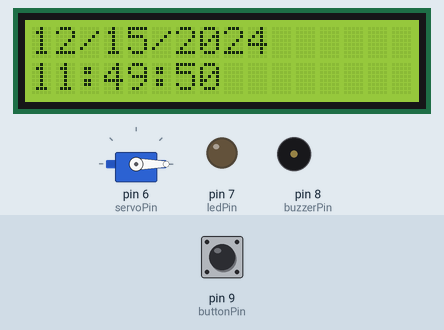
This sketch was run on a simulated Arduino Uno, built with avr-gcc and run on an emulated ATmega328P. On the bench: servo, 16×2 character LCD, output pins drawn as LEDs (lit = HIGH), buzzer (waves = sounding, pin HIGH). The test bench sets the inputs (shaded band); at power-on: pin 9 (buttonPin) HIGH. What the sketch prints to the serial monitor is not drawn.

Above: at 0.1 s.
At 6.1 s:
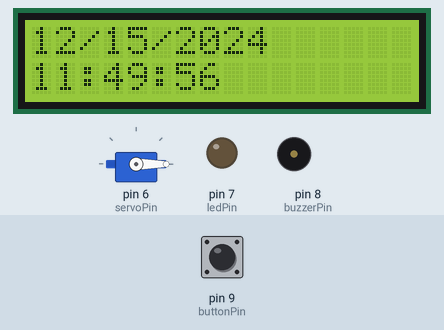
At 11.59 s:
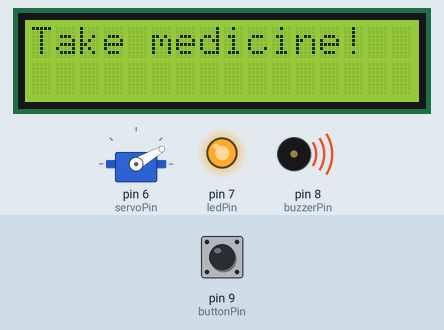
At 16.2 s:
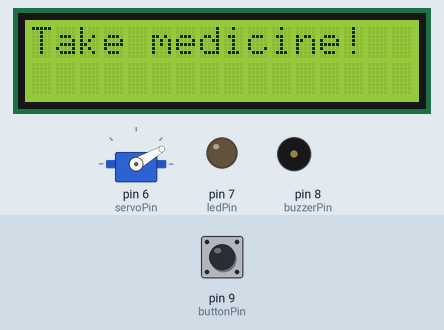
At 27.4 s:
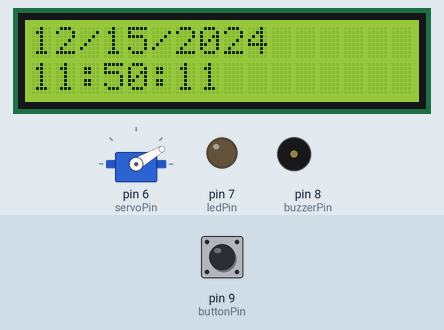
At 38.4 s:
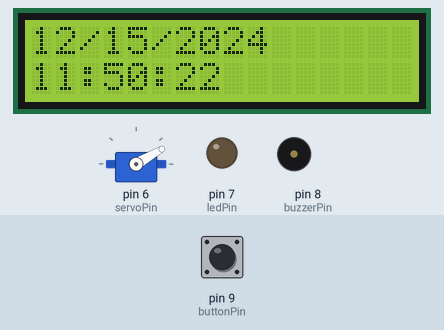
Timing chart, 0 to 39.9 s (numbered marks = the images above):
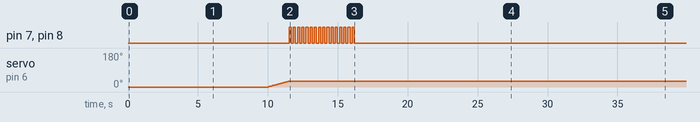

Measured:
- by itself, servo on pin 6 (servoPin): moves from 0° to 30° over 1.5 s
- by itself, pin 7 (ledPin), pin 8 (buzzerPin): LOW → HIGH at 11.5 s, → LOW 0.15 s later, → HIGH 0.15 s later, → LOW 0.15 s later, … (32 changes in this stretch)
- what the display in image 1 shows lasts 1.0 s, from 6.0 s to 7.0 s

The sketch:

arduino-pill-dispenser-code.ino
```cpp
#include <Servo.h>
#include <LiquidCrystal.h>

Servo servo; // create servo object

// constant variables for pins
const int servoPin = 6;
const int buttonPin = 9;
const int ledPin = 7;
const int buzzerPin = 8;

// other variables
int angle = 0;
int angleIncrement = 30;  // default 30 degrees for 12 compartments (360/12 = 30)
int newAngle;
int buttonState;
int movementDelay = 50;
int debounceDelay = 1000;

// time variables
unsigned long previousMillis = 0;  // store last time check
const unsigned long oneSecond = 1000; // number of milliseconds in one second

int year = 2024;
int month = 12;
int day = 15;
int hour = 11;
int minutes = 49;
int seconds = 50;

// initialize the library by associating any needed LCD interface pin
// with the arduino pin number it is connected to
const int rs = 12, en = 11, d4 = 5, d5 = 4, d6 = 3, d7 = 2;
LiquidCrystal lcd(rs, en, d4, d5, d6, d7);

void setup() {
  pinMode(buttonPin, INPUT); // set button pin as input
  pinMode(ledPin, OUTPUT);    // set LED pin as output
  pinMode(buzzerPin, OUTPUT); // set buzzer pin as output
  digitalWrite(ledPin, LOW);  // make sure LED is off
  digitalWrite(buzzerPin, LOW);  // make sure buzzer is off
  servo.attach(servoPin);    // attach servo object to servoPin
  servo.write(angle);        // set servo to initial angle
  Serial.begin(9600);        // initialize serial for debugging

  // set up the LCD's number of columns and rows:
  lcd.begin(16, 2);
}

void loop() {
  updateTime();  // update the current time
  updateLCD();   // display the current date and time on the screen

  buttonState = digitalRead(buttonPin); // read button state
  Serial.println(angle); // print the servo angle for debugging


  if(seconds == 0){               // check for seconds = 0 (one minute intervals)
    newAngle = angle + angleIncrement; // increase angle by increment
    if (newAngle<=180){           // if the new angle is less than or equal to 180, increase angle
    	while(angle < newAngle){    // increase angle until it reaches the new angle
      	angle = angle + 1;        // increase angle by 1
      	servo.write(angle);       // move the servo
        Serial.println(angle);    // print the angle
      	delay(movementDelay);     // delay to slow down movement
    	}
      // flash LED and buzzer
      flashLED(4,150);    // flashLED(number of flashes, delay in milliseconds), see function below
    }
    else{ // if the new angle is greater than 180, reset angle to 0
      while(angle>0){         // decrease angle until it reaches 0
        angle = angle - 1;    // decrease angle by 1
        servo.write(angle);   // move the servo
        Serial.println(angle);// print the angle
        delay(movementDelay); // delay to slow down movement
      }
    }
  }


}

void flashLED(int numFlashes, int flashDelay) {  // alarm function to flash LED and sound buzzer
  lcd.clear();              // clear the LCD screen
  lcd.setCursor(0, 0);      // set cursor to top left
  lcd.print("Take medicine!");  // display message
  for (int i = 0; i < numFlashes; i++) {  // loop to flash LED/buzzer numFlashes times
    digitalWrite(ledPin, HIGH);         // turn LED on
    digitalWrite(buzzerPin, HIGH);      // turn buzzer on
    delay(flashDelay);                 // delay
    digitalWrite(ledPin, LOW);          // turn LED off
    digitalWrite(buzzerPin, LOW);       // turn buzzer off
    delay(flashDelay);
     digitalWrite(ledPin, HIGH);         // turn LED on
    digitalWrite(buzzerPin, HIGH);      // turn buzzer on
    delay(flashDelay);                 // delay
    digitalWrite(ledPin, LOW);          // turn LED off
    digitalWrite(buzzerPin, LOW);       // turn buzzer off
    delay(flashDelay);
     digitalWrite(ledPin, HIGH);         // turn LED on
    digitalWrite(buzzerPin, HIGH);      // turn buzzer on
    delay(flashDelay);                 // delay
    digitalWrite(ledPin, LOW);          // turn LED off
    digitalWrite(buzzerPin, LOW);       // turn buzzer off
    delay(flashDelay);
     digitalWrite(ledPin, HIGH);         // turn LED on
    digitalWrite(buzzerPin, HIGH);      // turn buzzer on
    delay(flashDelay);                 // delay
    digitalWrite(ledPin, LOW);          // turn LED off
    digitalWrite(buzzerPin, LOW);       // turn buzzer off
    delay(flashDelay);                  // delay
  }
  // wait for button press - the code will get stuck in this loop until you press the button
  while (digitalRead(buttonPin) == LOW) {};
  delay(1000);    // delay before clearing screen
  lcd.clear();    // clear screen
}

void updateTime() {
  unsigned long currentMillis = millis();

  if (currentMillis - previousMillis >= oneSecond) {
    previousMillis = currentMillis;
    seconds++;

    if (seconds >= 60) {
      seconds = 0;
      minutes++;
    }
    if (minutes >= 60) {
      minutes = 0;
      hour++;
    }
    if (hour >= 24) {
      hour = 0;
      day++;
    }
    // Handle month-end dates here if desired, simple example for 30-day months:
    if (day > 30) {
      day = 1;
      month++;
    }
    if (month > 12) {
      month = 1;
      year++;
    }
  }
}

void updateLCD() {
  lcd.setCursor(0, 0);
  if (month < 10) lcd.print(" ");
  lcd.print(month);
  lcd.print("/");
  if (day < 10) lcd.print(" ");
  lcd.print(day);
  lcd.print("/");
  lcd.print(year);

  lcd.setCursor(0, 1);
  if (hour < 10) lcd.print("0");
  lcd.print(hour);
  lcd.print(":");
  if (minutes < 10) lcd.print("0");
  lcd.print(minutes);
  lcd.print(":");
  if (seconds < 10) lcd.print("0");
  lcd.print(seconds);
}
```
